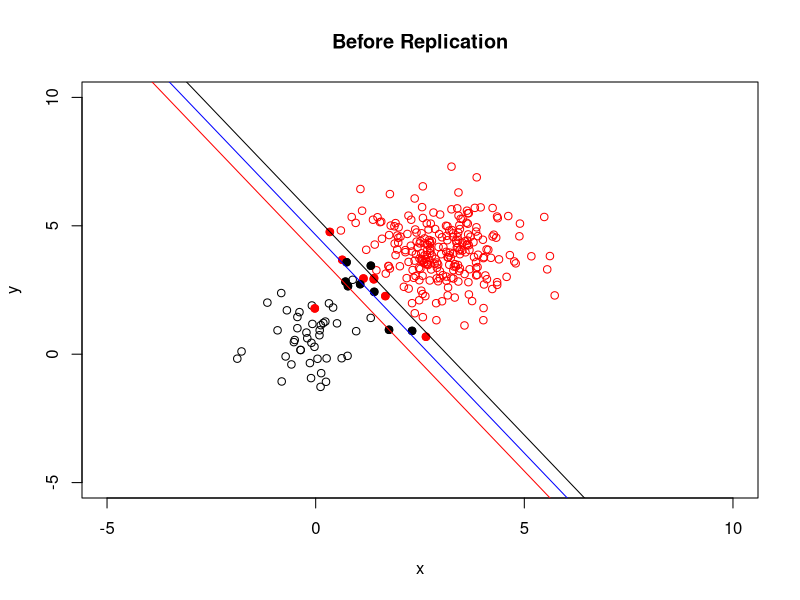
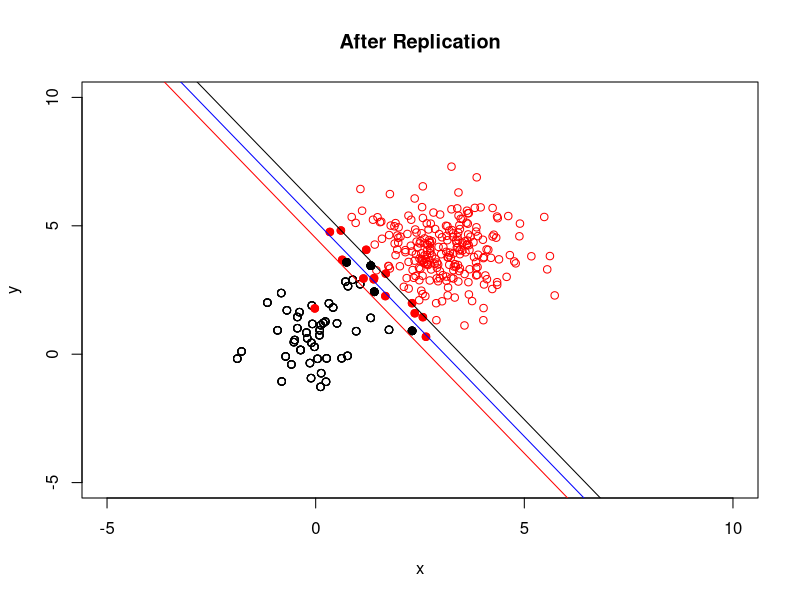

The R source for these figures, in order:
rm(list = ls())
set.seed(100) # Set a seed to fix the generated random numbers
#Generate Datasets
dataset1 <- cbind(rnorm(50, 0, 1), rnorm(50, 1, 1), matrix(-1, 50, 1))
dataset2 <- cbind(rnorm(250, 3, 1), rnorm(250, 4, 1), matrix(1, 250, 1))
separableData <- rbind(dataset1, dataset2)

#Apply Linear SVM with Hard Margins (plotting with the first fold)
folds1 <- cut(seq(1, nrow(dataset1)), breaks=10, labels=FALSE)
indexes1 <- which(folds1==1, arr.ind=TRUE)
folds2 <- cut(seq(1, nrow(dataset2)), breaks=10, labels=FALSE)
indexes2 <- which(folds2==1, arr.ind=TRUE)
trainingLinear <- rbind(dataset1[-indexes1,],dataset2[-indexes2,])
testingLinear <- rbind(dataset1[indexes1,],dataset2[indexes2,])
trainingLinearX <- trainingLinear[,-3]
trainingLinearY <- as.matrix(trainingLinear[,3])
testingLinearX <- testingLinear[,-3]
testingLinearY <- as.matrix(testingLinear[,3])

H = (trainingLinearY %*% t(trainingLinearY)) * (trainingLinearX %*% t(trainingLinearX))
c = matrix(rep(-1, nrow(trainingLinearX)))
A = t(trainingLinearY)
b = 0
r = 0
l = matrix(rep(0, nrow(trainingLinearX)))
u = matrix(rep(100, nrow(trainingLinearX)))

require(kernlab)
linearLDResult = ipop(c, H, A, b, l, u, r)
alpha = matrix(primal(linearLDResult))

w = rep(0, ncol(trainingLinearX))
for(i in 1:nrow(trainingLinearX))
{
  w = w + alpha[i] * trainingLinearY[i] * trainingLinearX[i, ]
}

sv = trainingLinear[alpha > 0.01, ] #Support vectors
w0 = (1/nrow(sv)) * sum(as.matrix(sv[, 3]) - sv[, -3] %*% w)

#Show the plots
plot(-5:10, -5:10, type = "n", main='Before Replication', ylab='y', xlab='x')  
points(dataset1[,1], dataset1[,2], col = "black")
points(dataset2[,1], dataset2[,2], col = "red")
points(matrix(sv[sv[,3]==1,],ncol = 3)[,1], matrix(sv[sv[,3]==1,],ncol = 3)[,2], pch = 19, col = "red")
points(matrix(sv[sv[,3]==-1,],ncol = 3)[,1], matrix(sv[sv[,3]==-1,],ncol = 3)[,2], pch = 19, col = "black")
curve(-w[1]/w[2] * x - w0/w[2], add = TRUE, col = "blue")  
curve(-w[1]/w[2] * x - (w0+1)/w[2], add = TRUE, col = "red")  
curve(-w[1]/w[2] * x - (w0-1)/w[2], add = TRUE, col = "black")  

#Replicate the smaller dataset 5 times to solve the problem
dataset1 <- rbind(dataset1, dataset1, dataset1, dataset1, dataset1)
trainingLinear <- rbind(dataset1[-indexes2,],dataset2[-indexes2,])
testingLinear <- rbind(dataset1[indexes2,],dataset2[indexes2,])
trainingLinearX <- trainingLinear[,-3]
trainingLinearY <- as.matrix(trainingLinear[,3])
testingLinearX <- testingLinear[,-3]
testingLinearY <- as.matrix(testingLinear[,3])
H = (trainingLinearY %*% t(trainingLinearY)) * (trainingLinearX %*% t(trainingLinearX))
c = matrix(rep(-1, nrow(trainingLinearX)))
A = t(trainingLinearY)
b = 0
r = 0
l = matrix(rep(0, nrow(trainingLinearX)))
u = matrix(rep(100, nrow(trainingLinearX)))

require(kernlab)
linearLDResult = ipop(c, H, A, b, l, u, r)
alpha = matrix(primal(linearLDResult))

w = rep(0, ncol(trainingLinearX))
for(i in 1:nrow(trainingLinearX))
{
  w = w + alpha[i] * trainingLinearY[i] * trainingLinearX[i, ]
}

sv = trainingLinear[alpha > 0.01, ] #Support vectors
w0 = (1/nrow(sv)) * sum(as.matrix(sv[, 3]) - sv[, -3] %*% w)

#Show the plots
plot(-5:10, -5:10, type = "n", main='After Replication', ylab='y', xlab='x')  
points(dataset1[,1], dataset1[,2], col = "black")
points(dataset2[,1], dataset2[,2], col = "red")
points(matrix(sv[sv[,3]==1,],ncol = 3)[,1], matrix(sv[sv[,3]==1,],ncol = 3)[,2], pch = 19, col = "red")
points(matrix(sv[sv[,3]==-1,],ncol = 3)[,1], matrix(sv[sv[,3]==-1,],ncol = 3)[,2], pch = 19, col = "black")
curve(-w[1]/w[2] * x - w0/w[2], add = TRUE, col = "blue")  
curve(-w[1]/w[2] * x - (w0+1)/w[2], add = TRUE, col = "red")  
curve(-w[1]/w[2] * x - (w0-1)/w[2], add = TRUE, col = "black")  
